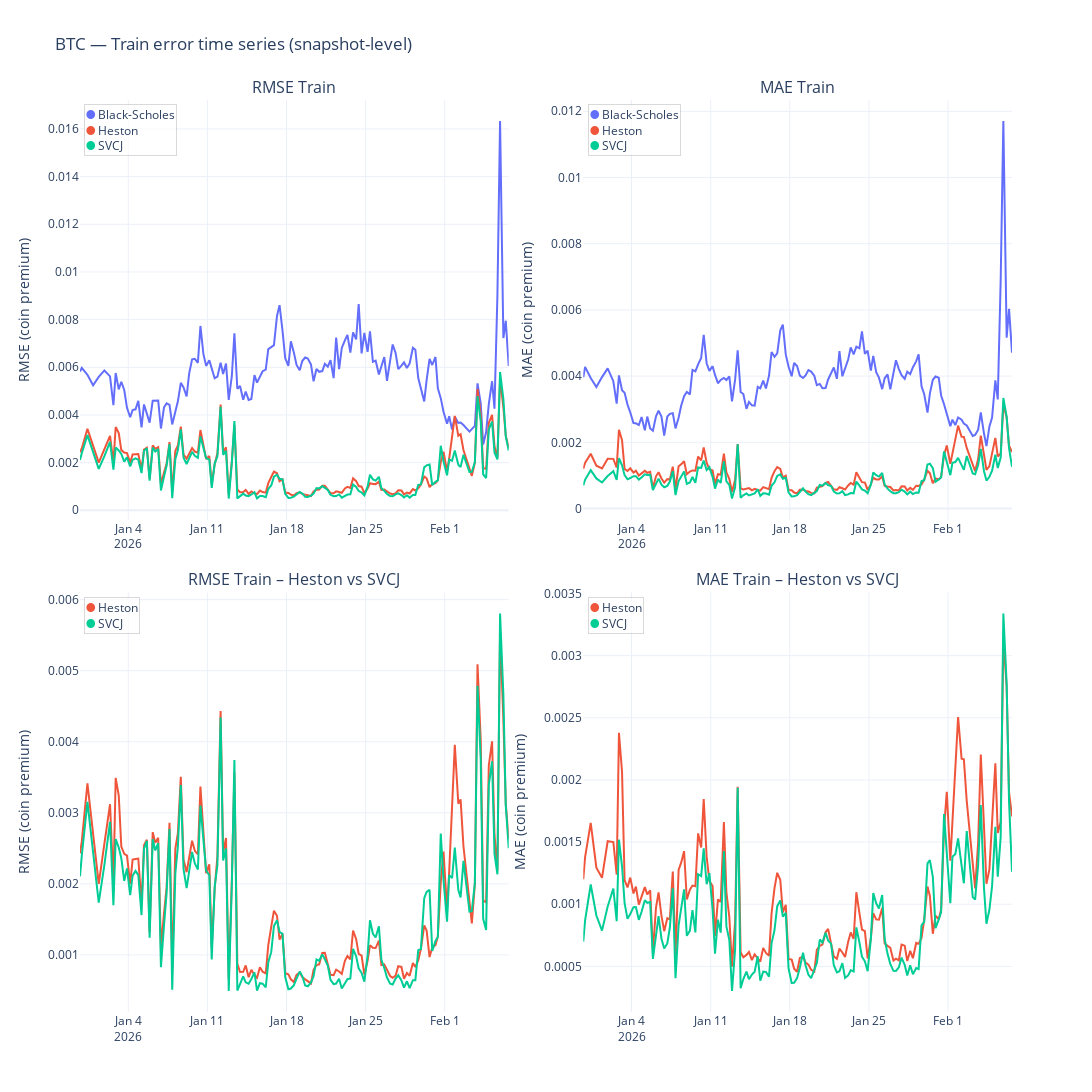
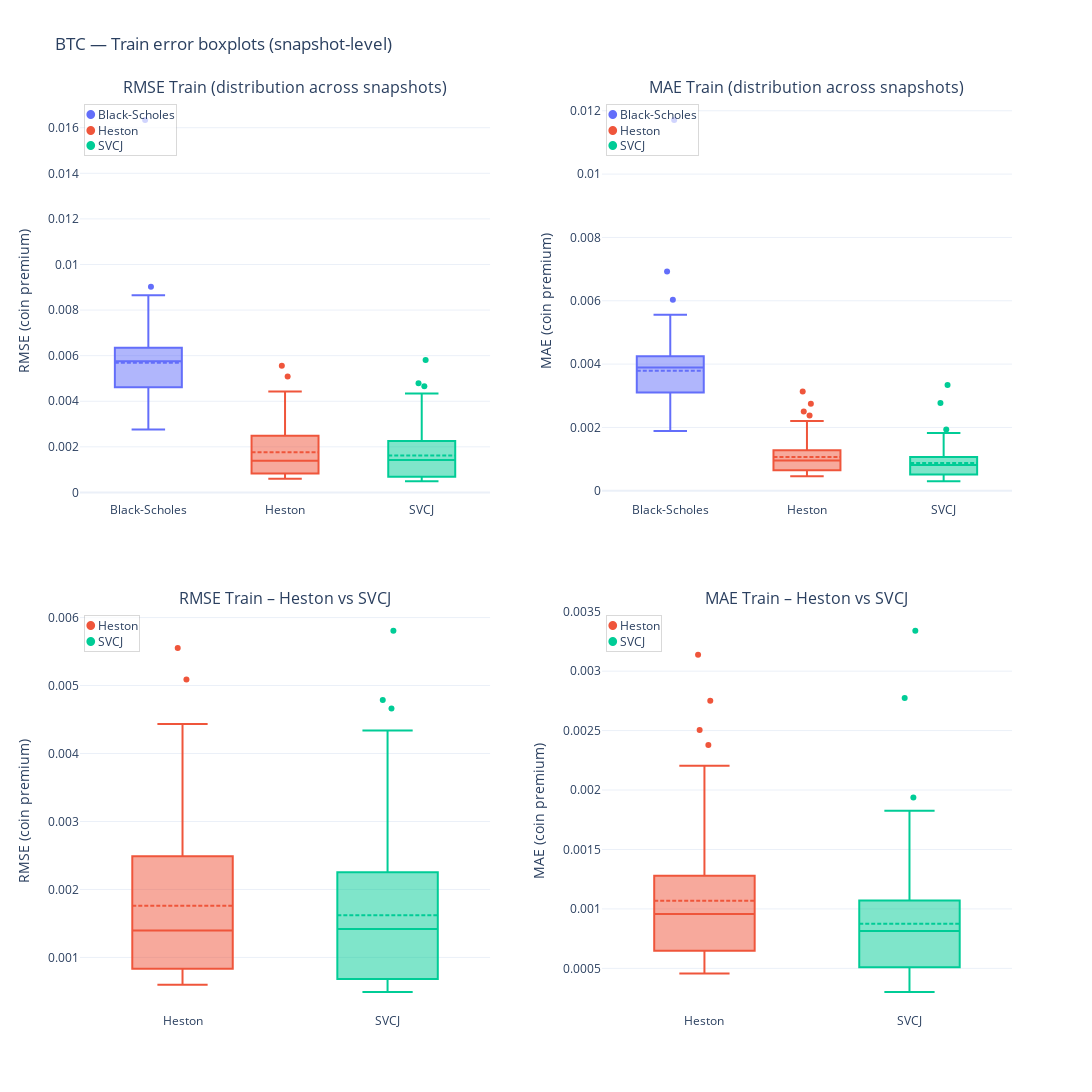
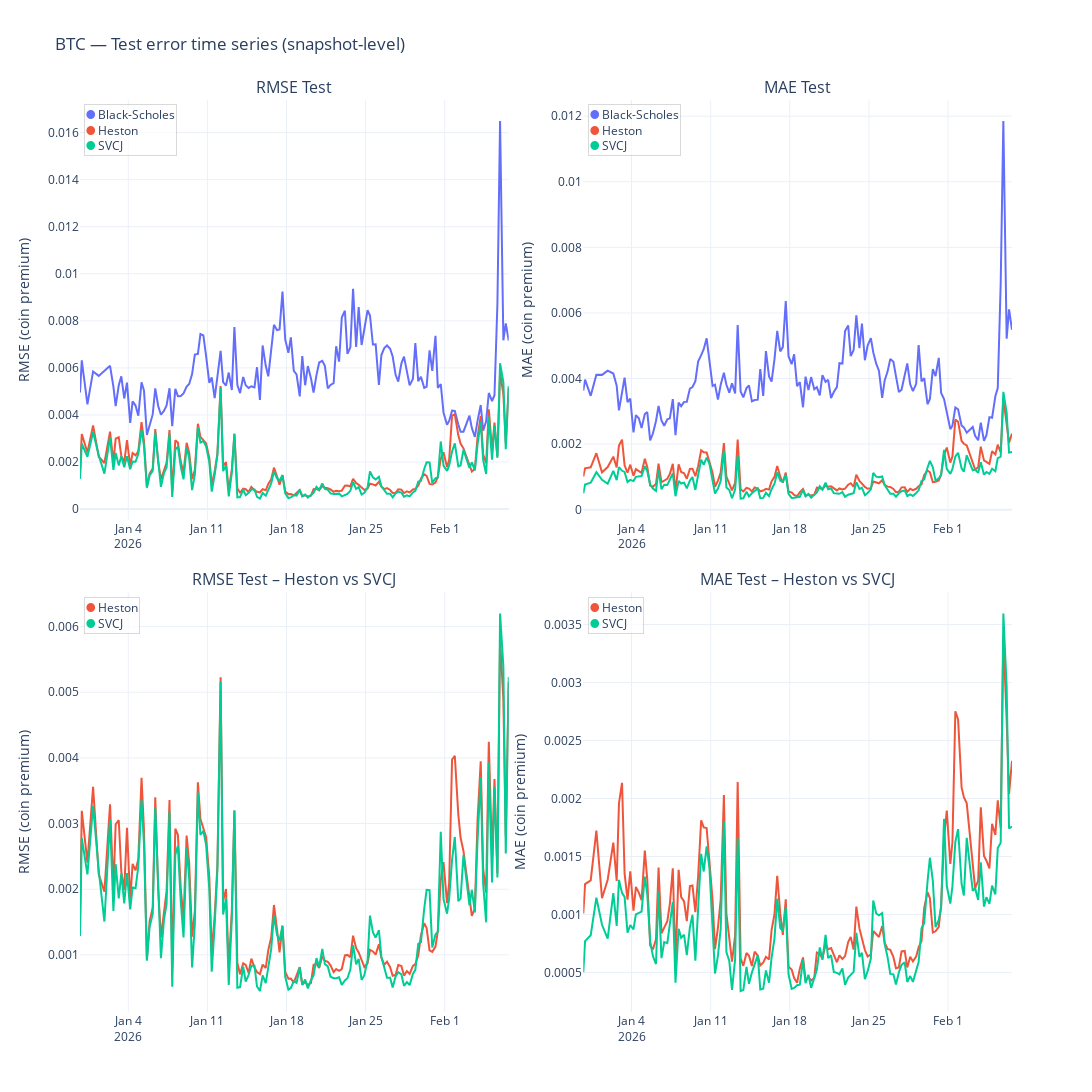
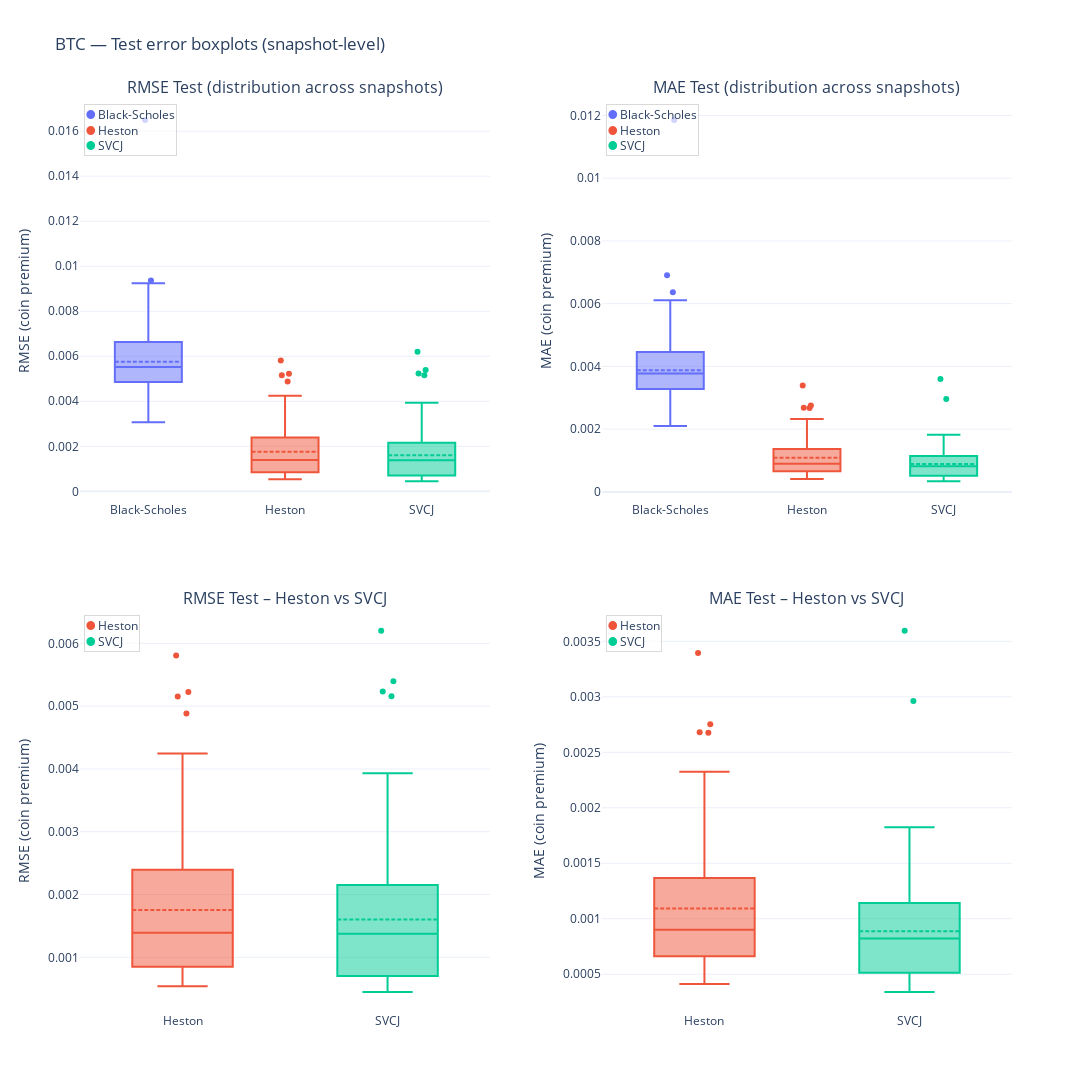

Notebook source saved alongside these figures, in order:
### Markdown cell above
## 10) A single “report runner” per currency

To keep the notebook readable, we wrap the repeated steps into one function that:
- prints key counts,
- displays error time series + boxplots (train & test),
- outputs error summary tables (train & test),
- outputs spread-relative diagnostics (train & test),
- outputs bucket plots (test),
- outputs convergence diagnostics (already global),
- outputs parameter stability and near-bound tables.

### Code cell
def run_currency_report(currency: str, n_boot: int = 3000):
    print("="*90)
    print(f"REPORT — {currency}")
    print("="*90)

    # basic coverage
    sub = results_long[results_long["currency"]==currency]
    snap_count = sub["timestamp"].nunique()
    print("Snapshots:", snap_count)
    print("Success rates:")
    display(sub.groupby("model")["success"].mean().to_frame("success_rate"))

    # ---------------- errors (train/test) ----------------
    for split in ["train","test"]:
        fig_ts = plot_error_timeseries(results_long, currency, split=split)
        fig_ts.show()

        fig_box = plot_error_boxplots(results_long, currency, split=split)
        fig_box.show()

        tbl = error_summary_table(results_long, currency, split=split, n_boot=n_boot)
        print(f"Summary table — {currency} / {split}")
        display(tbl)

    # ---------------- spread-relative diagnostics (train/test) ----------------
    for split in ["train","test"]:
        fig_sp = spread_metric_timeseries(opt_metrics, currency, split=split)
        fig_sp.show()

        tbl_sp = spread_metric_summary_table(opt_metrics, currency, split=split, n_boot=n_boot)
        print(f"Spread-relative summary — {currency} / {split}")
        display(tbl_sp)

    # ---------------- bucket analyses (test) ----------------
    print("Bucket tables (test) — moneyness & maturity")
    display(bucket_summary_table(bucket_all, currency, "moneyness", n_boot=max(1000, n_boot//2)))
    display(bucket_summary_table(bucket_all, currency, "maturity",  n_boot=max(1000, n_boot//2)))

    plot_bucket_bars(bucket_all, currency, "moneyness").show()
    plot_bucket_bars(bucket_all, currency, "maturity").show()

    # ---------------- parameter stability ----------------
    print("Parameter stability — Heston")
    hes_params = ["kappa","theta","sigma_v","rho","v0","feller_ratio"]
    plot_param_timeseries(results_long, currency, "Heston", hes_params, f"{currency} — Heston parameter time series").show()
    plot_param_boxplots(results_long, currency, "Heston", hes_params, f"{currency} — Heston parameter distributions").show()
    display(near_bound_rates(results_long[results_long["currency"]==currency], "Heston"))

    print("Parameter stability — SVCJ")
    svcj_params = ["kappa","theta","sigma_v","rho","v0","lam","ell_y","sigma_y","ell_v","rho_j","feller_ratio"]
    plot_param_timeseries(results_long, currency, "SVCJ", svcj_params, f"{currency} — SVCJ parameter time series").show()
    plot_param_boxplots(results_long, currency, "SVCJ", svcj_params, f"{currency} — SVCJ parameter distributions").show()
    display(near_bound_rates(results_long[results_long["currency"]==currency], "SVCJ"))

# ---- run reports (toggle) ----
RUN_REPORTS = True
N_BOOT = 3000  # increase for thesis-grade CIs; lower (e.g. 1000) for faster iteration

if RUN_REPORTS:
    run_currency_report("BTC", n_boot=N_BOOT)
    run_currency_report("ETH", n_boot=N_BOOT)
else:
    print("RUN_REPORTS=False. Set RUN_REPORTS=True to generate the full BTC/ETH report outputs.")

### Figure 1 — Plotly figure (JSON) as saved in the notebook; plotly's stock layout.template omitted (floating-point values rounded to 4 significant figures; data arrays with more than 128 entries replaced by an {"elided": "..."} marker saying what was removed)
{"data": [{"line": {"color": "#636EFA", "width": 2}, "mode": "lines", "name": "Black-Scholes", "showlegend": false, "type": "scatter", "x": {"elided": "147 str values"}, "xaxis": "x", "y": {"elided": "147 float values"}, "yaxis": "y"}, {"line": {"color": "#636EFA", "width": 2}, "mode": "lines", "name": "Black-Scholes", "showlegend": false, "type": "scatter", "x": {"elided": "147 str values"}, "xaxis": "x2", "y": {"elided": "147 float values"}, "yaxis": "y2"}, {"line": {"color": "#EF553B", "width": 2}, "mode": "lines", "name": "Heston", "showlegend": false, "type": "scatter", "x": {"elided": "147 str values"}, "xaxis": "x", "y": {"elided": "147 float values"}, "yaxis": "y"}, {"line": {"color": "#EF553B", "width": 2}, "mode": "lines", "name": "Heston", "showlegend": false, "type": "scatter", "x": {"elided": "147 str values"}, "xaxis": "x2", "y": {"elided": "147 float values"}, "yaxis": "y2"}, {"line": {"color": "#00CC96", "width": 2}, "mode": "lines", "name": "SVCJ", "showlegend": false, "type": "scatter", "x": {"elided": "147 str values"}, "xaxis": "x", "y": {"elided": "147 float values"}, "yaxis": "y"}, {"line": {"color": "#00CC96", "width": 2}, "mode": "lines", "name": "SVCJ", "showlegend": false, "type": "scatter", "x": {"elided": "147 str values"}, "xaxis": "x2", "y": {"elided": "147 float values"}, "yaxis": "y2"}, {"line": {"color": "#EF553B", "width": 2}, "mode": "lines", "name": "Heston", "showlegend": false, "type": "scatter", "x": {"elided": "147 str values"}, "xaxis": "x3", "y": {"elided": "147 float values"}, "yaxis": "y3"}, {"line": {"color": "#EF553B", "width": 2}, "mode": "lines", "name": "Heston", "showlegend": false, "type": "scatter", "x": {"elided": "147 str values"}, "xaxis": "x4", "y": {"elided": "147 float values"}, "yaxis": "y4"}, {"line": {"color": "#00CC96", "width": 2}, "mode": "lines", "name": "SVCJ", "showlegend": false, "type": "scatter", "x": {"elided": "147 str values"}, "xaxis": "x3", "y": {"elided": "147 float values"}, "yaxis": "y3"}, {"line": {"color": "#00CC96", "width": 2}, "mode": "lines", "name": "SVCJ", "showlegend": false, "type": "scatter", "x": {"elided": "147 str values"}, "xaxis": "x4", "y": {"elided": "147 float values"}, "yaxis": "y4"}], "layout": {"annotations": [{"font": {"size": 16}, "showarrow": false, "text": "RMSE Train", "x": 0.23, "xanchor": "center", "xref": "paper", "y": 1, "yanchor": "bottom", "yref": "paper"}, {"font": {"size": 16}, "showarrow": false, "text": "MAE Train", "x": 0.77, "xanchor": "center", "xref": "paper", "y": 1, "yanchor": "bottom", "yref": "paper"}, {"font": {"size": 16}, "showarrow": false, "text": "RMSE Train – Heston vs SVCJ", "x": 0.23, "xanchor": "center", "xref": "paper", "y": 0.46, "yanchor": "bottom", "yref": "paper"}, {"font": {"size": 16}, "showarrow": false, "text": "MAE Train – Heston vs SVCJ", "x": 0.77, "xanchor": "center", "xref": "paper", "y": 0.46, "yanchor": "bottom", "yref": "paper"}, {"align": "left", "bgcolor": "rgba(255,255,255,0.70)", "bordercolor": "rgba(0,0,0,0.15)", "borderwidth": 1, "font": {"size": 12}, "showarrow": false, "text": "<span style='color:#636EFA'>●</span> Black-Scholes<br><span style='color:#EF553B'>●</span> Heston<br><span style='color:#00CC96'>●</span> SVCJ", "x": 0.01, "xref": "x domain", "y": 0.99, "yref": "y domain"}, {"align": "left", "bgcolor": "rgba(255,255,255,0.70)", "bordercolor": "rgba(0,0,0,0.15)", "borderwidth": 1, "font": {"size": 12}, "showarrow": false, "text": "<span style='color:#636EFA'>●</span> Black-Scholes<br><span style='color:#EF553B'>●</span> Heston<br><span style='color:#00CC96'>●</span> SVCJ", "x": 0.01, "xref": "x2 domain", "y": 0.99, "yref": "y2 domain"}, {"align": "left", "bgcolor": "rgba(255,255,255,0.70)", "bordercolor": "rgba(0,0,0,0.15)", "borderwidth": 1, "font": {"size": 12}, "showarrow": false, "text": "<span style='color:#EF553B'>●</span> Heston<br><span style='color:#00CC96'>●</span> SVCJ", "x": 0.01, "xref": "x3 domain", "y": 0.99, "yref": "y3 domain"}, {"align": "left", "bgcolor": "rgba(255,255,255,0.70)", "bordercolor": "rgba(0,0,0,0.15)", "borderwidth": 1, "font": {"size": 12}, "showarrow": false, "text": "<span style='color:#EF553B'>●</span> Heston<br><span style='color:#00CC96'>●</span> SVCJ", "x": 0.01, "xref": "x4 domain", "y": 0.99, "yref": "y4 domain"}], "height": 1100, "showlegend": false, "title": {"text": "BTC — Train error time series (snapshot-level)"}, "width": 1200, "xaxis": {"anchor": "y", "domain": [0, 0.46]}, "xaxis2": {"anchor": "y2", "domain": [0.54, 1]}, "xaxis3": {"anchor": "y3", "domain": [0, 0.46]}, "xaxis4": {"anchor": "y4", "domain": [0.54, 1]}, "yaxis": {"anchor": "x", "domain": [0.54, 1], "title": {"text": "RMSE (coin premium)"}}, "yaxis2": {"anchor": "x2", "domain": [0.54, 1], "title": {"text": "MAE (coin premium)"}}, "yaxis3": {"anchor": "x3", "domain": [0, 0.46], "title": {"text": "RMSE (coin premium)"}}, "yaxis4": {"anchor": "x4", "domain": [0, 0.46], "title": {"text": "MAE (coin premium)"}}}}

### Figure 2 — Plotly figure (JSON) as saved in the notebook; plotly's stock layout.template omitted (floating-point values rounded to 4 significant figures; data arrays with more than 128 entries replaced by an {"elided": "..."} marker saying what was removed)
{"data": [{"boxmean": true, "boxpoints": "outliers", "jitter": 0.15, "marker": {"color": "#636EFA"}, "name": "Black-Scholes", "pointpos": 0, "showlegend": false, "type": "box", "xaxis": "x", "y": {"elided": "147 float values"}, "yaxis": "y"}, {"boxmean": true, "boxpoints": "outliers", "jitter": 0.15, "marker": {"color": "#636EFA"}, "name": "Black-Scholes", "pointpos": 0, "showlegend": false, "type": "box", "xaxis": "x2", "y": {"elided": "147 float values"}, "yaxis": "y2"}, {"boxmean": true, "boxpoints": "outliers", "jitter": 0.15, "marker": {"color": "#EF553B"}, "name": "Heston", "pointpos": 0, "showlegend": false, "type": "box", "xaxis": "x", "y": {"elided": "147 float values"}, "yaxis": "y"}, {"boxmean": true, "boxpoints": "outliers", "jitter": 0.15, "marker": {"color": "#EF553B"}, "name": "Heston", "pointpos": 0, "showlegend": false, "type": "box", "xaxis": "x2", "y": {"elided": "147 float values"}, "yaxis": "y2"}, {"boxmean": true, "boxpoints": "outliers", "jitter": 0.15, "marker": {"color": "#00CC96"}, "name": "SVCJ", "pointpos": 0, "showlegend": false, "type": "box", "xaxis": "x", "y": {"elided": "147 float values"}, "yaxis": "y"}, {"boxmean": true, "boxpoints": "outliers", "jitter": 0.15, "marker": {"color": "#00CC96"}, "name": "SVCJ", "pointpos": 0, "showlegend": false, "type": "box", "xaxis": "x2", "y": {"elided": "147 float values"}, "yaxis": "y2"}, {"boxmean": true, "boxpoints": "outliers", "jitter": 0.15, "marker": {"color": "#EF553B"}, "name": "Heston", "pointpos": 0, "showlegend": false, "type": "box", "xaxis": "x3", "y": {"elided": "147 float values"}, "yaxis": "y3"}, {"boxmean": true, "boxpoints": "outliers", "jitter": 0.15, "marker": {"color": "#EF553B"}, "name": "Heston", "pointpos": 0, "showlegend": false, "type": "box", "xaxis": "x4", "y": {"elided": "147 float values"}, "yaxis": "y4"}, {"boxmean": true, "boxpoints": "outliers", "jitter": 0.15, "marker": {"color": "#00CC96"}, "name": "SVCJ", "pointpos": 0, "showlegend": false, "type": "box", "xaxis": "x3", "y": {"elided": "147 float values"}, "yaxis": "y3"}, {"boxmean": true, "boxpoints": "outliers", "jitter": 0.15, "marker": {"color": "#00CC96"}, "name": "SVCJ", "pointpos": 0, "showlegend": false, "type": "box", "xaxis": "x4", "y": {"elided": "147 float values"}, "yaxis": "y4"}], "layout": {"annotations": [{"font": {"size": 16}, "showarrow": false, "text": "RMSE Train (distribution across snapshots)", "x": 0.22, "xanchor": "center", "xref": "paper", "y": 1, "yanchor": "bottom", "yref": "paper"}, {"font": {"size": 16}, "showarrow": false, "text": "MAE Train (distribution across snapshots)", "x": 0.78, "xanchor": "center", "xref": "paper", "y": 1, "yanchor": "bottom", "yref": "paper"}, {"font": {"size": 16}, "showarrow": false, "text": "RMSE Train – Heston vs SVCJ", "x": 0.22, "xanchor": "center", "xref": "paper", "y": 0.44, "yanchor": "bottom", "yref": "paper"}, {"font": {"size": 16}, "showarrow": false, "text": "MAE Train – Heston vs SVCJ", "x": 0.78, "xanchor": "center", "xref": "paper", "y": 0.44, "yanchor": "bottom", "yref": "paper"}, {"align": "left", "bgcolor": "rgba(255,255,255,0.70)", "bordercolor": "rgba(0,0,0,0.15)", "borderwidth": 1, "font": {"size": 12}, "showarrow": false, "text": "<span style='color:#636EFA'>●</span> Black-Scholes<br><span style='color:#EF553B'>●</span> Heston<br><span style='color:#00CC96'>●</span> SVCJ", "x": 0.01, "xref": "x domain", "y": 0.99, "yref": "y domain"}, {"align": "left", "bgcolor": "rgba(255,255,255,0.70)", "bordercolor": "rgba(0,0,0,0.15)", "borderwidth": 1, "font": {"size": 12}, "showarrow": false, "text": "<span style='color:#636EFA'>●</span> Black-Scholes<br><span style='color:#EF553B'>●</span> Heston<br><span style='color:#00CC96'>●</span> SVCJ", "x": 0.01, "xref": "x2 domain", "y": 0.99, "yref": "y2 domain"}, {"align": "left", "bgcolor": "rgba(255,255,255,0.70)", "bordercolor": "rgba(0,0,0,0.15)", "borderwidth": 1, "font": {"size": 12}, "showarrow": false, "text": "<span style='color:#EF553B'>●</span> Heston<br><span style='color:#00CC96'>●</span> SVCJ", "x": 0.01, "xref": "x3 domain", "y": 0.99, "yref": "y3 domain"}, {"align": "left", "bgcolor": "rgba(255,255,255,0.70)", "bordercolor": "rgba(0,0,0,0.15)", "borderwidth": 1, "font": {"size": 12}, "showarrow": false, "text": "<span style='color:#EF553B'>●</span> Heston<br><span style='color:#00CC96'>●</span> SVCJ", "x": 0.01, "xref": "x4 domain", "y": 0.99, "yref": "y4 domain"}], "height": 1100, "showlegend": false, "title": {"text": "BTC — Train error boxplots (snapshot-level)"}, "width": 1200, "xaxis": {"anchor": "y", "domain": [0, 0.44]}, "xaxis2": {"anchor": "y2", "domain": [0.56, 1]}, "xaxis3": {"anchor": "y3", "domain": [0, 0.44]}, "xaxis4": {"anchor": "y4", "domain": [0.56, 1]}, "yaxis": {"anchor": "x", "domain": [0.56, 1], "title": {"text": "RMSE (coin premium)"}}, "yaxis2": {"anchor": "x2", "domain": [0.56, 1], "title": {"text": "MAE (coin premium)"}}, "yaxis3": {"anchor": "x3", "domain": [0, 0.44], "title": {"text": "RMSE (coin premium)"}}, "yaxis4": {"anchor": "x4", "domain": [0, 0.44], "title": {"text": "MAE (coin premium)"}}}}

### Figure 3 — Plotly figure (JSON) as saved in the notebook; plotly's stock layout.template omitted (floating-point values rounded to 4 significant figures; data arrays with more than 128 entries replaced by an {"elided": "..."} marker saying what was removed)
{"data": [{"line": {"color": "#636EFA", "width": 2}, "mode": "lines", "name": "Black-Scholes", "showlegend": false, "type": "scatter", "x": {"elided": "147 str values"}, "xaxis": "x", "y": {"elided": "147 float values"}, "yaxis": "y"}, {"line": {"color": "#636EFA", "width": 2}, "mode": "lines", "name": "Black-Scholes", "showlegend": false, "type": "scatter", "x": {"elided": "147 str values"}, "xaxis": "x2", "y": {"elided": "147 float values"}, "yaxis": "y2"}, {"line": {"color": "#EF553B", "width": 2}, "mode": "lines", "name": "Heston", "showlegend": false, "type": "scatter", "x": {"elided": "147 str values"}, "xaxis": "x", "y": {"elided": "147 float values"}, "yaxis": "y"}, {"line": {"color": "#EF553B", "width": 2}, "mode": "lines", "name": "Heston", "showlegend": false, "type": "scatter", "x": {"elided": "147 str values"}, "xaxis": "x2", "y": {"elided": "147 float values"}, "yaxis": "y2"}, {"line": {"color": "#00CC96", "width": 2}, "mode": "lines", "name": "SVCJ", "showlegend": false, "type": "scatter", "x": {"elided": "147 str values"}, "xaxis": "x", "y": {"elided": "147 float values"}, "yaxis": "y"}, {"line": {"color": "#00CC96", "width": 2}, "mode": "lines", "name": "SVCJ", "showlegend": false, "type": "scatter", "x": {"elided": "147 str values"}, "xaxis": "x2", "y": {"elided": "147 float values"}, "yaxis": "y2"}, {"line": {"color": "#EF553B", "width": 2}, "mode": "lines", "name": "Heston", "showlegend": false, "type": "scatter", "x": {"elided": "147 str values"}, "xaxis": "x3", "y": {"elided": "147 float values"}, "yaxis": "y3"}, {"line": {"color": "#EF553B", "width": 2}, "mode": "lines", "name": "Heston", "showlegend": false, "type": "scatter", "x": {"elided": "147 str values"}, "xaxis": "x4", "y": {"elided": "147 float values"}, "yaxis": "y4"}, {"line": {"color": "#00CC96", "width": 2}, "mode": "lines", "name": "SVCJ", "showlegend": false, "type": "scatter", "x": {"elided": "147 str values"}, "xaxis": "x3", "y": {"elided": "147 float values"}, "yaxis": "y3"}, {"line": {"color": "#00CC96", "width": 2}, "mode": "lines", "name": "SVCJ", "showlegend": false, "type": "scatter", "x": {"elided": "147 str values"}, "xaxis": "x4", "y": {"elided": "147 float values"}, "yaxis": "y4"}], "layout": {"annotations": [{"font": {"size": 16}, "showarrow": false, "text": "RMSE Test", "x": 0.23, "xanchor": "center", "xref": "paper", "y": 1, "yanchor": "bottom", "yref": "paper"}, {"font": {"size": 16}, "showarrow": false, "text": "MAE Test", "x": 0.77, "xanchor": "center", "xref": "paper", "y": 1, "yanchor": "bottom", "yref": "paper"}, {"font": {"size": 16}, "showarrow": false, "text": "RMSE Test – Heston vs SVCJ", "x": 0.23, "xanchor": "center", "xref": "paper", "y": 0.46, "yanchor": "bottom", "yref": "paper"}, {"font": {"size": 16}, "showarrow": false, "text": "MAE Test – Heston vs SVCJ", "x": 0.77, "xanchor": "center", "xref": "paper", "y": 0.46, "yanchor": "bottom", "yref": "paper"}, {"align": "left", "bgcolor": "rgba(255,255,255,0.70)", "bordercolor": "rgba(0,0,0,0.15)", "borderwidth": 1, "font": {"size": 12}, "showarrow": false, "text": "<span style='color:#636EFA'>●</span> Black-Scholes<br><span style='color:#EF553B'>●</span> Heston<br><span style='color:#00CC96'>●</span> SVCJ", "x": 0.01, "xref": "x domain", "y": 0.99, "yref": "y domain"}, {"align": "left", "bgcolor": "rgba(255,255,255,0.70)", "bordercolor": "rgba(0,0,0,0.15)", "borderwidth": 1, "font": {"size": 12}, "showarrow": false, "text": "<span style='color:#636EFA'>●</span> Black-Scholes<br><span style='color:#EF553B'>●</span> Heston<br><span style='color:#00CC96'>●</span> SVCJ", "x": 0.01, "xref": "x2 domain", "y": 0.99, "yref": "y2 domain"}, {"align": "left", "bgcolor": "rgba(255,255,255,0.70)", "bordercolor": "rgba(0,0,0,0.15)", "borderwidth": 1, "font": {"size": 12}, "showarrow": false, "text": "<span style='color:#EF553B'>●</span> Heston<br><span style='color:#00CC96'>●</span> SVCJ", "x": 0.01, "xref": "x3 domain", "y": 0.99, "yref": "y3 domain"}, {"align": "left", "bgcolor": "rgba(255,255,255,0.70)", "bordercolor": "rgba(0,0,0,0.15)", "borderwidth": 1, "font": {"size": 12}, "showarrow": false, "text": "<span style='color:#EF553B'>●</span> Heston<br><span style='color:#00CC96'>●</span> SVCJ", "x": 0.01, "xref": "x4 domain", "y": 0.99, "yref": "y4 domain"}], "height": 1100, "showlegend": false, "title": {"text": "BTC — Test error time series (snapshot-level)"}, "width": 1200, "xaxis": {"anchor": "y", "domain": [0, 0.46]}, "xaxis2": {"anchor": "y2", "domain": [0.54, 1]}, "xaxis3": {"anchor": "y3", "domain": [0, 0.46]}, "xaxis4": {"anchor": "y4", "domain": [0.54, 1]}, "yaxis": {"anchor": "x", "domain": [0.54, 1], "title": {"text": "RMSE (coin premium)"}}, "yaxis2": {"anchor": "x2", "domain": [0.54, 1], "title": {"text": "MAE (coin premium)"}}, "yaxis3": {"anchor": "x3", "domain": [0, 0.46], "title": {"text": "RMSE (coin premium)"}}, "yaxis4": {"anchor": "x4", "domain": [0, 0.46], "title": {"text": "MAE (coin premium)"}}}}

### Figure 4 — Plotly figure (JSON) as saved in the notebook; plotly's stock layout.template omitted (floating-point values rounded to 4 significant figures; data arrays with more than 128 entries replaced by an {"elided": "..."} marker saying what was removed)
{"data": [{"boxmean": true, "boxpoints": "outliers", "jitter": 0.15, "marker": {"color": "#636EFA"}, "name": "Black-Scholes", "pointpos": 0, "showlegend": false, "type": "box", "xaxis": "x", "y": {"elided": "147 float values"}, "yaxis": "y"}, {"boxmean": true, "boxpoints": "outliers", "jitter": 0.15, "marker": {"color": "#636EFA"}, "name": "Black-Scholes", "pointpos": 0, "showlegend": false, "type": "box", "xaxis": "x2", "y": {"elided": "147 float values"}, "yaxis": "y2"}, {"boxmean": true, "boxpoints": "outliers", "jitter": 0.15, "marker": {"color": "#EF553B"}, "name": "Heston", "pointpos": 0, "showlegend": false, "type": "box", "xaxis": "x", "y": {"elided": "147 float values"}, "yaxis": "y"}, {"boxmean": true, "boxpoints": "outliers", "jitter": 0.15, "marker": {"color": "#EF553B"}, "name": "Heston", "pointpos": 0, "showlegend": false, "type": "box", "xaxis": "x2", "y": {"elided": "147 float values"}, "yaxis": "y2"}, {"boxmean": true, "boxpoints": "outliers", "jitter": 0.15, "marker": {"color": "#00CC96"}, "name": "SVCJ", "pointpos": 0, "showlegend": false, "type": "box", "xaxis": "x", "y": {"elided": "147 float values"}, "yaxis": "y"}, {"boxmean": true, "boxpoints": "outliers", "jitter": 0.15, "marker": {"color": "#00CC96"}, "name": "SVCJ", "pointpos": 0, "showlegend": false, "type": "box", "xaxis": "x2", "y": {"elided": "147 float values"}, "yaxis": "y2"}, {"boxmean": true, "boxpoints": "outliers", "jitter": 0.15, "marker": {"color": "#EF553B"}, "name": "Heston", "pointpos": 0, "showlegend": false, "type": "box", "xaxis": "x3", "y": {"elided": "147 float values"}, "yaxis": "y3"}, {"boxmean": true, "boxpoints": "outliers", "jitter": 0.15, "marker": {"color": "#EF553B"}, "name": "Heston", "pointpos": 0, "showlegend": false, "type": "box", "xaxis": "x4", "y": {"elided": "147 float values"}, "yaxis": "y4"}, {"boxmean": true, "boxpoints": "outliers", "jitter": 0.15, "marker": {"color": "#00CC96"}, "name": "SVCJ", "pointpos": 0, "showlegend": false, "type": "box", "xaxis": "x3", "y": {"elided": "147 float values"}, "yaxis": "y3"}, {"boxmean": true, "boxpoints": "outliers", "jitter": 0.15, "marker": {"color": "#00CC96"}, "name": "SVCJ", "pointpos": 0, "showlegend": false, "type": "box", "xaxis": "x4", "y": {"elided": "147 float values"}, "yaxis": "y4"}], "layout": {"annotations": [{"font": {"size": 16}, "showarrow": false, "text": "RMSE Test (distribution across snapshots)", "x": 0.22, "xanchor": "center", "xref": "paper", "y": 1, "yanchor": "bottom", "yref": "paper"}, {"font": {"size": 16}, "showarrow": false, "text": "MAE Test (distribution across snapshots)", "x": 0.78, "xanchor": "center", "xref": "paper", "y": 1, "yanchor": "bottom", "yref": "paper"}, {"font": {"size": 16}, "showarrow": false, "text": "RMSE Test – Heston vs SVCJ", "x": 0.22, "xanchor": "center", "xref": "paper", "y": 0.44, "yanchor": "bottom", "yref": "paper"}, {"font": {"size": 16}, "showarrow": false, "text": "MAE Test – Heston vs SVCJ", "x": 0.78, "xanchor": "center", "xref": "paper", "y": 0.44, "yanchor": "bottom", "yref": "paper"}, {"align": "left", "bgcolor": "rgba(255,255,255,0.70)", "bordercolor": "rgba(0,0,0,0.15)", "borderwidth": 1, "font": {"size": 12}, "showarrow": false, "text": "<span style='color:#636EFA'>●</span> Black-Scholes<br><span style='color:#EF553B'>●</span> Heston<br><span style='color:#00CC96'>●</span> SVCJ", "x": 0.01, "xref": "x domain", "y": 0.99, "yref": "y domain"}, {"align": "left", "bgcolor": "rgba(255,255,255,0.70)", "bordercolor": "rgba(0,0,0,0.15)", "borderwidth": 1, "font": {"size": 12}, "showarrow": false, "text": "<span style='color:#636EFA'>●</span> Black-Scholes<br><span style='color:#EF553B'>●</span> Heston<br><span style='color:#00CC96'>●</span> SVCJ", "x": 0.01, "xref": "x2 domain", "y": 0.99, "yref": "y2 domain"}, {"align": "left", "bgcolor": "rgba(255,255,255,0.70)", "bordercolor": "rgba(0,0,0,0.15)", "borderwidth": 1, "font": {"size": 12}, "showarrow": false, "text": "<span style='color:#EF553B'>●</span> Heston<br><span style='color:#00CC96'>●</span> SVCJ", "x": 0.01, "xref": "x3 domain", "y": 0.99, "yref": "y3 domain"}, {"align": "left", "bgcolor": "rgba(255,255,255,0.70)", "bordercolor": "rgba(0,0,0,0.15)", "borderwidth": 1, "font": {"size": 12}, "showarrow": false, "text": "<span style='color:#EF553B'>●</span> Heston<br><span style='color:#00CC96'>●</span> SVCJ", "x": 0.01, "xref": "x4 domain", "y": 0.99, "yref": "y4 domain"}], "height": 1100, "showlegend": false, "title": {"text": "BTC — Test error boxplots (snapshot-level)"}, "width": 1200, "xaxis": {"anchor": "y", "domain": [0, 0.44]}, "xaxis2": {"anchor": "y2", "domain": [0.56, 1]}, "xaxis3": {"anchor": "y3", "domain": [0, 0.44]}, "xaxis4": {"anchor": "y4", "domain": [0.56, 1]}, "yaxis": {"anchor": "x", "domain": [0.56, 1], "title": {"text": "RMSE (coin premium)"}}, "yaxis2": {"anchor": "x2", "domain": [0.56, 1], "title": {"text": "MAE (coin premium)"}}, "yaxis3": {"anchor": "x3", "domain": [0, 0.44], "title": {"text": "RMSE (coin premium)"}}, "yaxis4": {"anchor": "x4", "domain": [0, 0.44], "title": {"text": "MAE (coin premium)"}}}}
